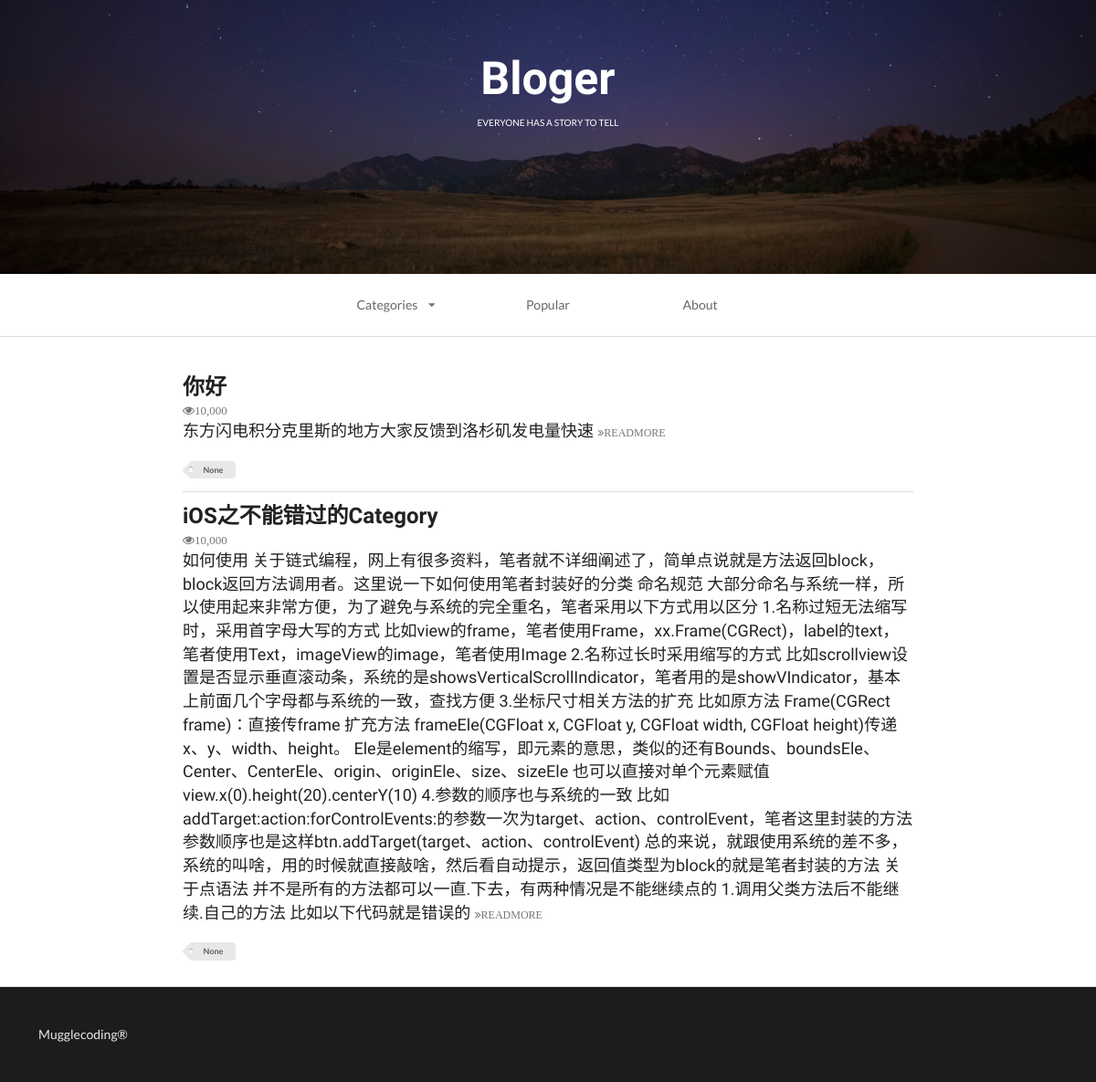
The app's page /index, older data.
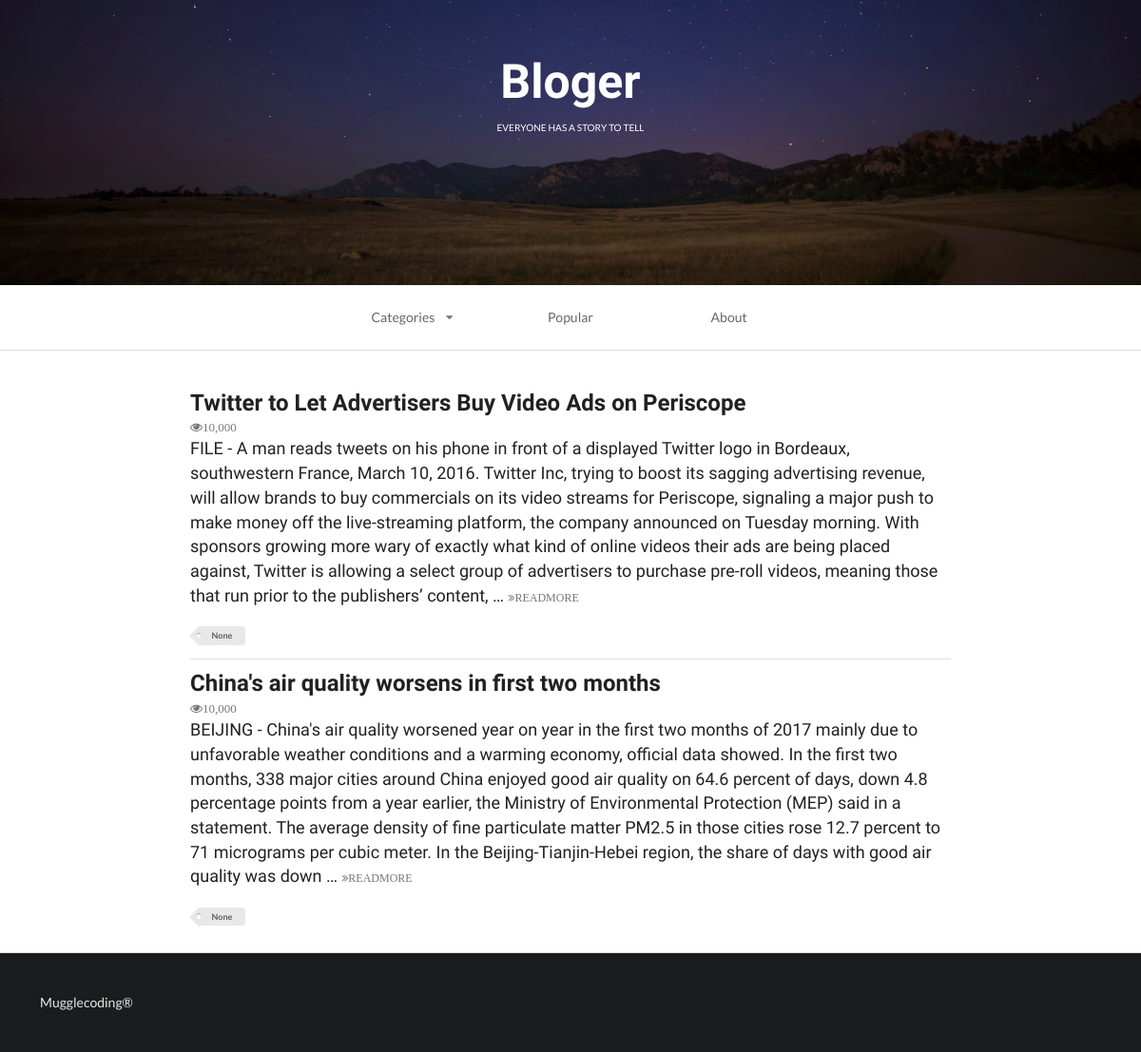
The same page, newer data.
### fristapp/models.py (models this page shows, shortened)
class Aritcle(models.Model):
    headline = models.CharField(blank=True, null=True, max_length=500)
    content = models.TextField(blank=True, null=True)
    TAG_CHOICES = (
        ('tech', 'Tech'),
        ('life', 'Life'),
    )
    tag = models.CharField(blank=True, null=True,
                           max_length=5, choices=TAG_CHOICES)

### fristapp/views.py (the view)
# urls.py: url(r'^index', index, name='index')
def index(request):
    queruset = request.GET.get('tag')
    if queruset:
        article_list = Aritcle.objects.filter(tag=queruset)
    else:
        article_list = Aritcle.objects.all()
    print(queruset)
    Context = {}
    Context['article_list'] = article_list
    index_page = render(request, 'firstweb.html', Context)
    return index_page

### fristapp/templates/firstweb.html (shortened to what this page needs)
<!DOCTYPE html>
{% load staticfiles %}
<html>
    <head>
        <link rel="stylesheet" href="{% static 'css/semantic.css'%}" media="screen" title="no title" charset="utf-8">
    </head>
    <body>
        <div class="ui inverted vertical segment masthead">
            <h1 class="ui center aligned header blogslogon" style="font-size:50px;font-family: 'Raleway', sans-serif!important;">
                Bloger
                <p class="ui sub header">
                    everyone has a story to tell
                </p>
            </h1>
        </div>
        <div class="ui container nav">
            <div class="ui borderless text three item menu ">
                <div class="ui simple dropdown  item">
                    Categories
                    <i class="dropdown icon"></i>
                </div>
                <a class="item">
                    Popular
                </a>
                <a class="item">
                    About
                </a>
            </div>
        </div>
        <div class="ui divider"></div>
        <div class="ui  vertical segment">
            {% for article  in article_list %}
               <div class="ui container vertical segment">
                <a href="#">
                    <h2 class="ui header">
                        {{article.headline}}
                    </h2>
                </a>
                <i class="icon grey small unhide">10,000</i>
                <p>
                    {{article.content|truncatewords:100}}
                    <a href="#">
                        <i class="angle tiny double grey right icon">READMORE</i>
                    </a>
                </p>
                <div class="ui mini tag label">
                    {{article.tag}}
                </div>
            </div>
            {% endfor %}
        </div>
        <div class="ui inverted  vertical very padded  segment">
            Mugglecoding®
        </div>
    </body>
</html>

Row changes from the older to the newer data that the page shows:
changed Aritcle: headline "你好" → "Twitter to Let Advertisers Buy Video Ads on Periscope"; content "东方闪电积分克里斯的地方大家反馈到洛杉矶发电量快速" → "FILE - A man reads tweets on his phone in front of a displayed Twitter logo in Bordeaux, southwestern France, March 10, 2016. Twitter Inc, trying to boost its sagging advertising revenue, will allow brands to buy commercials on its video streams for Periscope, signaling a major push to make money off the live-streaming platform, the company announced on Tuesday morning. With sponsors growing more wary of exactly what kind of online videos their ads are being placed against, Twitter is allowing a select group of advertisers to purchase pre-roll videos, meaning those that run prior to the publishers’ content, …"
changed Aritcle: headline "iOS之不能错过的Category" → "China's air quality worsens in first two months"; content "如何使用 关于链式编程，网上有很多资料，笔者就不详细阐述了，简单点说就是方法返回block，block返回方法调用者。这里说一下如何使用笔者封装好的分类 命名规范 大部分命名与系统一样，所以使用起来非常方便，为了避免与系统的完全重名，笔者采用以下方式用以区分 1.名称过短无法缩写时，采用首字母大写的方式 比如view的frame，笔者使用Frame，xx.Frame(CGRect)，label的text，笔者使用Text，imageView的image，笔者使用Image 2.名称过长时采用缩写的方式 比如scrollview设置是否显示垂直滚动条，系统的是showsVerticalScrollIndicator，笔者用的是showVIndicator，基本上前面几个字母都与系统的一致，查找方便 3.坐标尺寸相关方法的扩充 比如原方法 Frame(CGRect frame)：直接传frame 扩充方法 frameEle(CGFloat x, CGFloat y, CGFloat width, CGFloat height)传递x、y、width、height。 Ele是element的缩写，即元素的意思，类似的还有Bounds、boundsEle、Center、CenterEle、origin、originEle、size、sizeEle 也可以直接对单个元素赋值view.x(0).height(20).centerY(10) 4.参数的顺序也与系统的一致…" → "BEIJING - China's air quality worsened year on year in the first two months of 2017 mainly due to unfavorable weather conditions and a warming economy, official data showed. In the first two months, 338 major cities around China enjoyed good air quality on 64.6 percent of days, down 4.8 percentage points from a year earlier, the Ministry of Environmental Protection (MEP) said in a statement. The average density of fine particulate matter PM2.5 in those cities rose 12.7 percent to 71 micrograms per cubic meter. In the Beijing-Tianjin-Hebei region, the share of days with good air quality was down …"
